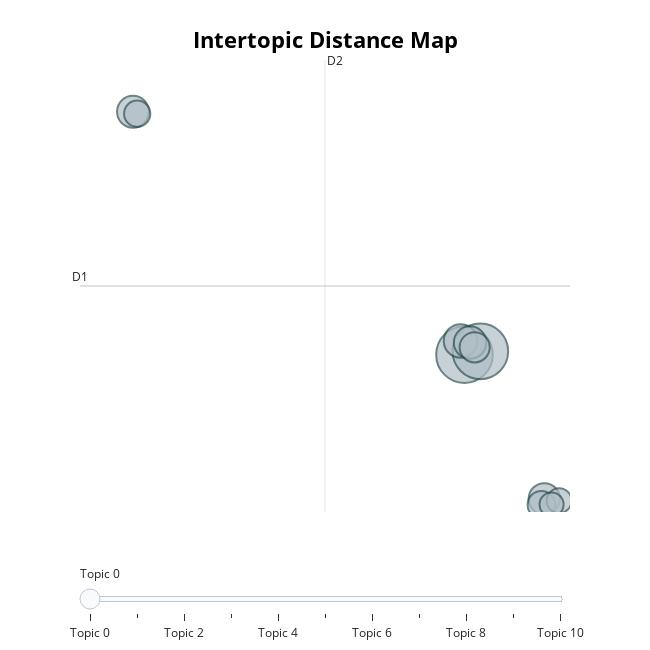

Notebook code for this chart:
### Code cell
# Intertopic Distance Map is similar to pyLDAviz.
fig = topic_model.visualize_topics()
fig.write_html(f'{model_name}/bertopic-intertopic-distance.html')
fig.show()

### Figure 1 — Plotly figure (JSON) as saved in the notebook; plotly's stock layout.template omitted (floating-point values rounded to 4 significant figures)
{"data": [{"customdata": [[0, "card | account | customer | called | rewards", 88], [1, "manager | said | rude | went | store", 85], [2, "clean | loud | place | dirty | music", 31], [3, "customer | service | people | customer service | locations", 29], [4, "sandwich | cheese | bagel | cheese sandwich | breakfast", 28], [5, "bags | cup | christmas | beans | ago", 27], [6, "customer | service | customers | barista | order", 25], [7, "lid | cup | cappuccino | hot | drive", 21], [8, "line | minutes | 30 | order | went", 19], [9, "caramel | ice | iced | ordered | order", 17], [10, "mocha | venti | cup | choices | quantity", 16]], "hovertemplate": "<b>Topic %{customdata[0]}</b><br>%{customdata[1]}<br>Size: %{customdata[2]}", "legendgroup": "", "marker": {"color": "#B0BEC5", "line": {"color": "DarkSlateGrey", "width": 2}, "size": [88, 85, 31, 29, 28, 27, 25, 21, 19, 17, 16], "sizemode": "area", "sizeref": 0.055, "symbol": "circle"}, "mode": "markers", "name": "", "orientation": "v", "showlegend": false, "type": "scatter", "x": [-0.943, -0.2565, -1.111, -0.7013, -15.27, 2.509, -0.5022, 2.383, -15.09, 3.147, 2.822], "xaxis": "x", "y": [9.024, 9.316, 10.24, 10.09, 30.56, -3.76, 9.672, -4.285, 30.38, -3.925, -4.261], "yaxis": "y"}], "layout": {"annotations": [{"showarrow": false, "text": "D1", "x": -17.56, "y": 15.11, "yshift": 10}, {"showarrow": false, "text": "D2", "x": -6.972, "xshift": 10, "y": 35.14}], "height": 650, "hoverlabel": {"bgcolor": "white", "font": {"family": "Rockwell", "size": 16}}, "legend": {"itemsizing": "constant", "tracegroupgap": 0}, "margin": {"t": 60}, "shapes": [{"line": {"color": "#CFD8DC", "width": 2}, "type": "line", "x0": -6.972, "x1": -6.972, "y0": -4.927, "y1": 35.14}, {"line": {"color": "#9E9E9E", "width": 2}, "type": "line", "x0": -17.56, "x1": 3.619, "y0": 15.11, "y1": 15.11}], "sliders": [{"active": 0, "pad": {"t": 50}, "steps": [{"args": [{"marker.color": [["red", "#B0BEC5", "#B0BEC5", "#B0BEC5", "#B0BEC5", "#B0BEC5", "#B0BEC5", "#B0BEC5", "#B0BEC5", "#B0BEC5", "#B0BEC5"]]}], "label": "Topic 0", "method": "update"}, {"args": [{"marker.color": [["#B0BEC5", "red", "#B0BEC5", "#B0BEC5", "#B0BEC5", "#B0BEC5", "#B0BEC5", "#B0BEC5", "#B0BEC5", "#B0BEC5", "#B0BEC5"]]}], "label": "Topic 1", "method": "update"}, {"args": [{"marker.color": [["#B0BEC5", "#B0BEC5", "red", "#B0BEC5", "#B0BEC5", "#B0BEC5", "#B0BEC5", "#B0BEC5", "#B0BEC5", "#B0BEC5", "#B0BEC5"]]}], "label": "Topic 2", "method": "update"}, {"args": [{"marker.color": [["#B0BEC5", "#B0BEC5", "#B0BEC5", "red", "#B0BEC5", "#B0BEC5", "#B0BEC5", "#B0BEC5", "#B0BEC5", "#B0BEC5", "#B0BEC5"]]}], "label": "Topic 3", "method": "update"}, {"args": [{"marker.color": [["#B0BEC5", "#B0BEC5", "#B0BEC5", "#B0BEC5", "red", "#B0BEC5", "#B0BEC5", "#B0BEC5", "#B0BEC5", "#B0BEC5", "#B0BEC5"]]}], "label": "Topic 4", "method": "update"}, {"args": [{"marker.color": [["#B0BEC5", "#B0BEC5", "#B0BEC5", "#B0BEC5", "#B0BEC5", "red", "#B0BEC5", "#B0BEC5", "#B0BEC5", "#B0BEC5", "#B0BEC5"]]}], "label": "Topic 5", "method": "update"}, {"args": [{"marker.color": [["#B0BEC5", "#B0BEC5", "#B0BEC5", "#B0BEC5", "#B0BEC5", "#B0BEC5", "red", "#B0BEC5", "#B0BEC5", "#B0BEC5", "#B0BEC5"]]}], "label": "Topic 6", "method": "update"}, {"args": [{"marker.color": [["#B0BEC5", "#B0BEC5", "#B0BEC5", "#B0BEC5", "#B0BEC5", "#B0BEC5", "#B0BEC5", "red", "#B0BEC5", "#B0BEC5", "#B0BEC5"]]}], "label": "Topic 7", "method": "update"}, {"args": [{"marker.color": [["#B0BEC5", "#B0BEC5", "#B0BEC5", "#B0BEC5", "#B0BEC5", "#B0BEC5", "#B0BEC5", "#B0BEC5", "red", "#B0BEC5", "#B0BEC5"]]}], "label": "Topic 8", "method": "update"}, {"args": [{"marker.color": [["#B0BEC5", "#B0BEC5", "#B0BEC5", "#B0BEC5", "#B0BEC5", "#B0BEC5", "#B0BEC5", "#B0BEC5", "#B0BEC5", "red", "#B0BEC5"]]}], "label": "Topic 9", "method": "update"}, {"args": [{"marker.color": [["#B0BEC5", "#B0BEC5", "#B0BEC5", "#B0BEC5", "#B0BEC5", "#B0BEC5", "#B0BEC5", "#B0BEC5", "#B0BEC5", "#B0BEC5", "red"]]}], "label": "Topic 10", "method": "update"}]}], "title": {"font": {"color": "Black", "size": 22}, "text": "<b>Intertopic Distance Map</b>", "x": 0.5, "xanchor": "center", "y": 0.95, "yanchor": "top"}, "width": 650, "xaxis": {"anchor": "y", "domain": [0, 1], "range": [-17.56, 3.619], "title": {"text": ""}, "visible": false}, "yaxis": {"anchor": "x", "domain": [0, 1], "range": [-4.927, 35.14], "title": {"text": ""}, "visible": false}}}
